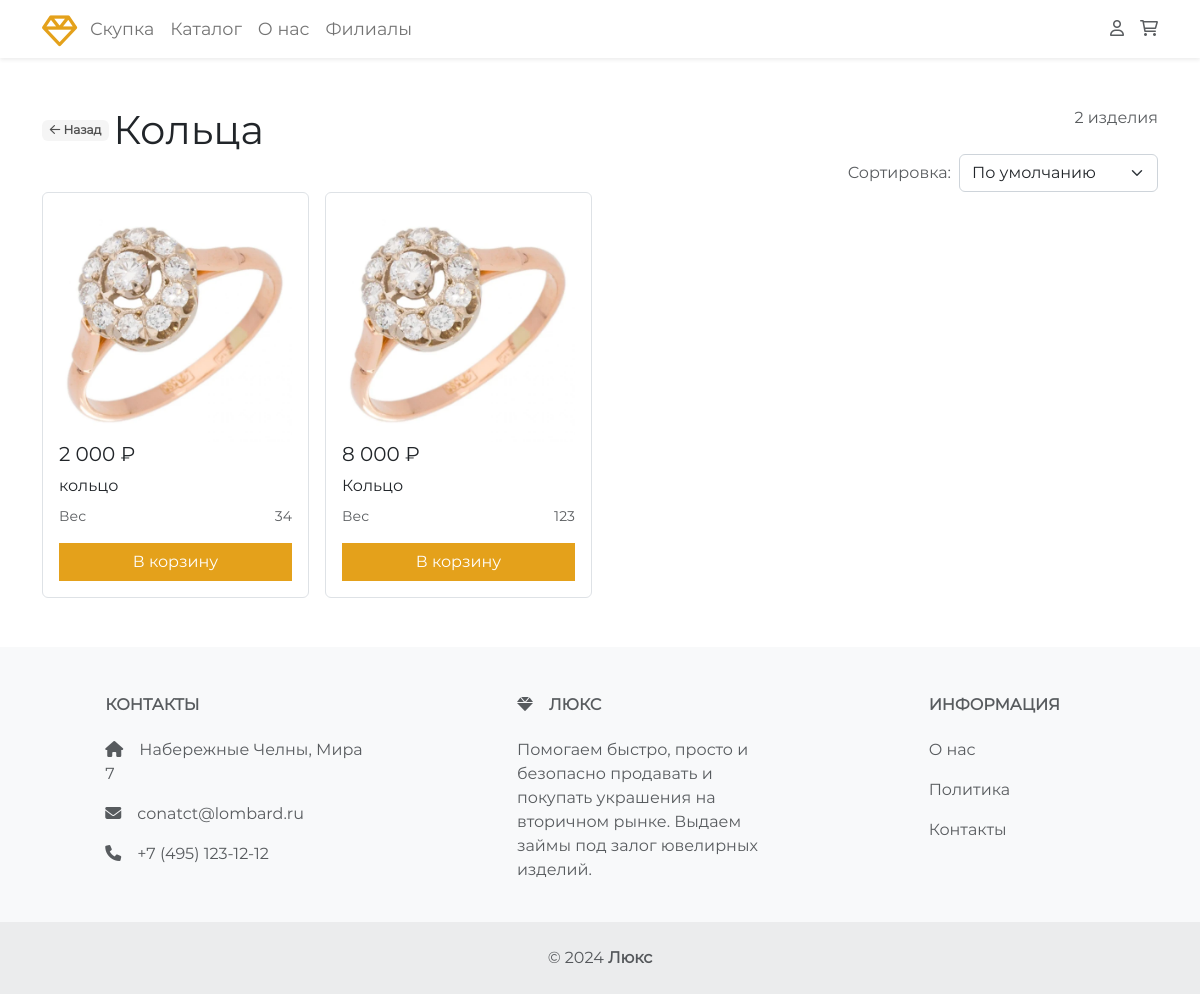
The app's page /category/rings with its own data.
### tables this page shows
CREATE TABLE `products` (
  `id` int(11) NOT NULL,
  `title` varchar(128) NOT NULL,
  `description` text NOT NULL,
  `image` text NOT NULL,
  `vendor_code` varchar(32) NOT NULL,
  `price` double NOT NULL,
  `content` varchar(32) NOT NULL,
  `metal` varchar(32) NOT NULL,
  `weight` varchar(16) NOT NULL,
  `category` varchar(32) NOT NULL
);

### engine/config.php (called while the page is built)
<?php
$config = array(
	'site' => array(
		'name' => 'Люкс',
		'phone' => '+7 (495) 123-12-12',
		'email' => 'conatct@lombard.ru',
		'footer_description' => 'Помогаем быстро, просто и безопасно продавать и покупать украшения на вторичном рынке. Выдаем займы под залог ювелирных изделий.'
	),
	'db' => array(
		'host' 		=> '127.0.0.1',
		'user' 		=> 'root',
		'password' 	=> '',
		'name' 		=> 'pawnshop'
	),
	'menu' => array(
		array(
			'title' => 'Скупка',
			'url' => '/sell'
		),
		array(
			'title' => 'Каталог',
			'url' => '/catalog'
		),
		array(
			'title' => 'О нас',
			'url' => '/about'
		),
		array(
			'title' => 'Филиалы',
			'url' => '/branches'
		),
	),
	'menu_admin' => array(
		array(
			'title' => 'Каталог',
			'url' => '/admin/catalog'
		),
		array(
			'title' => 'Заказы',
			'url' => '/admin/orders'
		),
		array(
			'title' => 'Заявки',
			'url' => '/admin/consultation'
		),
		array(
			'title' => 'Филиалы',
			'url' => '/admin/branches'
		),
	)
);

### engine/core.class.php (called while the page is built, shortened)
<?php
class core {
  public $db;
  public $config;
  public function __construct() {
    include __DIR__.'/config.php';
    $this->config = $config;
    $this->db = new db(
      $config['db']['host'],
      $config['db']['user'],
      $config['db']['password'],
      $config['db']['name'],
    );
  }
  public function getConfig() {
    return $this->config;
  }
  public function menu($type) {
    return $this->config[$type];
  }
  public function num_word($value, $words, $show = true) {
    $num = $value % 100;
    $out = ($show) ?  $value . ' ' : '';
    switch ($num) {
      case 2:
      case 3:
      case 4:  $out .= $words[1]; break;
    }
    return $out;
  }
  private static function initCharRange() {
    return array_merge(range('0', '9'), range('a', 'f'));
  }
  public function get($table, $params = [], $order = false) {
    if (empty($params)) {
      $query = "SELECT * FROM $table";
    } else {
      $search_key = array_keys($params)[0];
      $search_value = $params[$search_key];
      $query = "SELECT * FROM $table WHERE $search_key = '$search_value'";
    }
    $query = $this->db->query($query);
    return ($query->numRows()) ? $query->fetchAll() : false;
  }
}

### engine/db.class.php (called while the page is built, shortened)
<?php
class db {
    protected $connection;
	protected $query;
	public function __construct($dbhost, $dbuser, $dbpass, $dbname, $charset = 'utf8mb4') {
		$this->connection = new mysqli($dbhost, $dbuser, $dbpass, $dbname);
		$this->connection->set_charset($charset);
	}
    public function query($query) {
		if ($this->query = $this->connection->prepare($query)) {
            $this->query->execute();
        } else {
            $this->error('Unable to prepare MySQL statement (check your syntax) - ' . $this->connection->error);
        }
		return $this;
    }
	public function fetchAll($callback = null) {
	    $params = array();
        $row = array();
	    $meta = $this->query->result_metadata();
	    while ($field = $meta->fetch_field()) {
	        $params[] = &$row[$field->name];
	    }
	    call_user_func_array(array($this->query, 'bind_result'), $params);
        $result = array();
        while ($this->query->fetch()) {
            $r = array();
            foreach ($row as $key => $val) {
                $r[$key] = $val;
            }
            if ($callback != null && is_callable($callback)) {
                $value = call_user_func($callback, $r);
                if ($value == 'break') break;
            } else {
                $result[] = $r;
            }
        }
		return $result;
	}
    public function numRows() {
		$this->query->store_result();
		return $this->query->num_rows;
	}
}
?>

### category.php (the view, shortened to what this page needs)
<?php
include 'engine/core.class.php';
include 'engine/db.class.php';
$core = new core();
$config = $core->getConfig();
$menu = $core->menu('menu');
if (isset($_GET['category_id'])) {
    $category = $core->get('products', ['category' => $_GET['category_id']], $order);
} else {
    header('Location: /catalog');
}
$categories = [
    'rings' => 'Кольца',
    'earrings' => 'Серьги',
    'chains' => 'Цепочки',
    'pendants' => 'Подвески',
    'necklaces' => 'Колье',
    'brooch' => 'Броши',
    'bracelets' => 'Браслеты',
    'cufflinks' => 'Запонки',
    'watch' => 'Часы'
];
$title = $categories[$_GET['category_id']];
if (isset($_COOKIE['cart'])) {
    $cart = json_decode($_COOKIE['cart'], true);
} else {
    $cart = [];
}
?>
<!DOCTYPE html>
<html class="h-100">
<head>
    <link rel="stylesheet" href="/assets/css/swiper-bundle.min.css">
    <link rel="stylesheet" href="/assets/css/bootstrap.min.css">
    <link rel="stylesheet" href="/assets/fontawesome-pro-6.1.0-web/css/all.min.css">
    <link rel="stylesheet" href="/assets/css/style.css?=<?=$_SERVER['REQUEST_TIME']?>">
</head>
<body class="d-flex flex-column h-100">
    <header>
        <nav class="navbar navbar-expand-lg navbar-light shadow-sm bg-white bg-body-tertiary">
            <div class="container">
                <a class="navbar-brand me-2 fw-bold" href="/">
                    <div class="logo" title="<?=$config['site']['name']?>">
                        <i class="fa-regular fa-gem fa-2x"></i>
                    </div>
                </a>
                <div class="collapse navbar-collapse" id="navbarSupportedContent">
                    <ul class="navbar-nav me-auto mb-2 mb-lg-0">
                        <?php foreach ($menu as $m):?>
                            <li class="nav-item"> <a class="nav-link" aria-current="page" href="<?=$m['url']?>"><?=$m['title']?></a> </li>
                        <?php endforeach;?>
                    </ul>
                </div>
                <div class="d-none d-lg-flex" style="gap: 1rem;">
                    <a class="text-muted" href="/account/" title="Профиль">
                        <i class="fa-regular fa-user"></i>
                    </a>
                    <a class="text-muted" href="/cart" title="Корзина">
                        <i class="fa-regular fa-shopping-cart"></i>
                    </a>
                </div>
            </div>
        </nav>
    </header>
    <main>
        <section class="py-5">
            <div class="container">
                <div class="d-flex justify-content-between">
                    <div class="d-flex align-items-center">
                        <a href="/catalog" class="badge badge-light">
                            <i class="fa-regular fa-arrow-left"></i>
                            Назад
                        </a>
                        <h1 class="ms-1 mb-0"><?=$title?></h1>
                    </div>
                    <?php if ($category):?><p class="mb-0 text-muted"><?=$core->num_word(count($category), ['изделие', 'изделия', 'изделий'])?></p><?php endif;?>
                </div>
                <?php if ($category):?>
                    <form method="GET" class="d-flex justify-content-end align-items-center" id="sorting">
                        <p class="mb-0 me-2 text-muted">Сортировка:</p>
                        <select name="sorting" id="sorting-select" class="form-select w-auto">
                            <option value="" selected>По умолчанию</option>
                        </select>
                    </form>
                    <div class="row g-3">
                        <?php foreach ($category as $product):?>
                            <div class="col-md-6 col-lg-4 col-xl-3">
                                <div class="rounded p-3 bg-white border">
                                    <div class="d-flex flex-column">
                                        <a class="text-dark" href="/product/<?=$product['id']?>">
                                            <?php if ($product['image']):?>
                                                <img src="<?=$product['image']?>" alt="<?=$product['title']?>" class="img-fluid">
                                            <?php else:?>
                                                <img src="/assets/img/placeholder.jpg" alt="<?=$product['title']?>" class="img-fluid">
                                            <?php endif;?>
                                        </a>
                                        <div class="h5"><?=number_format($product['price'], 0, ',', ' ')?> ₽</div>
                                        <a class="text-dark" href="/product/<?=$product['id']?>"><?=$product['title']?></a>
                                        <div class="d-flex justify-content-between text-muted mt-2 small">
                                            <span>Вес</span>
                                            <span><?=$product['weight']?></span>
                                        </div>
                                        <?php if (in_array($product['id'], array_keys($cart))):?>
                                            <a href="/cart" class="btn btn-outline-warning rounded-0 mt-3 add-to-cart w-100" data-id="<?=$product['id']?>">В корзине</a>
                                        <?php else:?>
                                            <a href="javascript:void(0)" class="btn btn-warning rounded-0 mt-3 add-to-cart w-100" data-id="<?=$product['id']?>">В корзину</a>
                                        <?php endif;?>
                                    </div>
                                </div>
                            </div>
                        <?php endforeach;?>
                    </div>
                <?php else:?>
                    <p class="mb-0 mt-3 text-muted">Категория пуста</p>
                <?php endif;?>
            </div>
        </section>
    </main>
    <footer class="text-center text-lg-start bg-body-tertiary text-muted bg-light mt-auto">
        <section class="">
            <div class="container text-center text-md-start mt-5">
                <div class="row mt-3">
                    <div class="col-md-4 col-lg-3 col-xl-3 mx-auto mb-md-0 mb-4">
                        <h6 class="text-uppercase fw-bold mb-4">Контакты</h6>
                        <p><i class="fas fa-home me-3"></i>Набережные Челны, Мира 7</p>
                        <p> <i class="fas fa-envelope me-3"></i><?=$config['site']['email']?></p>
                        <p><i class="fas fa-phone me-3"></i><?=$config['site']['phone']?></p>
                    </div>
                    <div class="col-md-3 col-lg-4 col-xl-3 mx-auto mb-4">
                        <h6 class="text-uppercase fw-bold mb-4">
                            <i class="fas fa-gem me-3"></i><?=$config['site']['name']?></h6>
                        <p><?=$config['site']['footer_description']?></p>
                    </div>
                    <div class="col-md-2 col-lg-2 col-xl-2 mx-auto mb-4">
                        <h6 class="text-uppercase fw-bold mb-4">
                Информация
              </h6>
                        <p> <a href="/about" class="text-reset">О нас</a> </p>
                        <p> <a href="#!" class="text-reset">Политика</a> </p>
                        <p> <a href="#!" class="text-reset">Контакты</a> </p>
                    </div>
                </div>
            </div>
        </section>
        <div class="text-center p-4" style="background-color: rgba(0, 0, 0, 0.05);"> © <?=date('Y')?> <a class="text-reset fw-bold" href="/"><?=$config['site']['name']?></a> </div>
    </footer>
</body>
</html>

### assets/css/style.css (style rules this page uses)
body { font-family: "Montserrat"; }
.logo { width: 32px; height: 32px; color: #e4a11b; }
.navbar-brand, .nav-link { font-size: 1.1rem; }
.btn-warning { background-color: #e4a11b!important; color: #fff!important; border-color: #e4a11b!important; }
.badge-light { background-color: #f5f5f5; color: #4f4f4f; }
a { text-decoration: none; transition: .2s ease; }

### records on screen
products: image (picture), price "2 000", title "кольцо", weight "34"
products: image (picture), price "8 000", title "Кольцо", weight "123"

### other values on screen
$m['title'] "Скупка"
$m['title'] "Каталог"
$m['title'] "О нас"
$m['title'] "Филиалы"
$title "Кольца"
$core->num_word(count($category), ['изделие', 'изделия', 'изделий']) "2 изделия"
$config['site']['email'] "conatct@lombard.ru"
$config['site']['phone'] "+7 (495) 123-12-12"
$config['site']['name'] "ЛЮКС"
$config['site']['footer_description'] "Помогаем быстро, просто и безопасно продавать и покупать украшения на вторичном рынке. Выдаем займы под залог ювелирных изделий."
$config['site']['name'] "Люкс"
